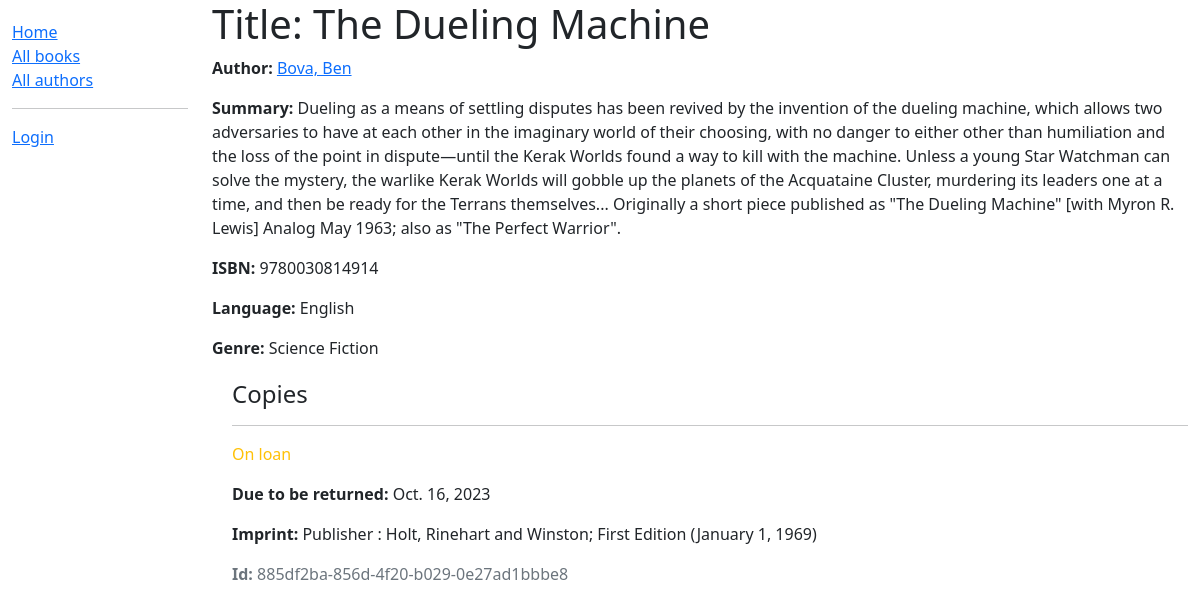
/catalog/book/2, run on an earlier commit of the app's database.
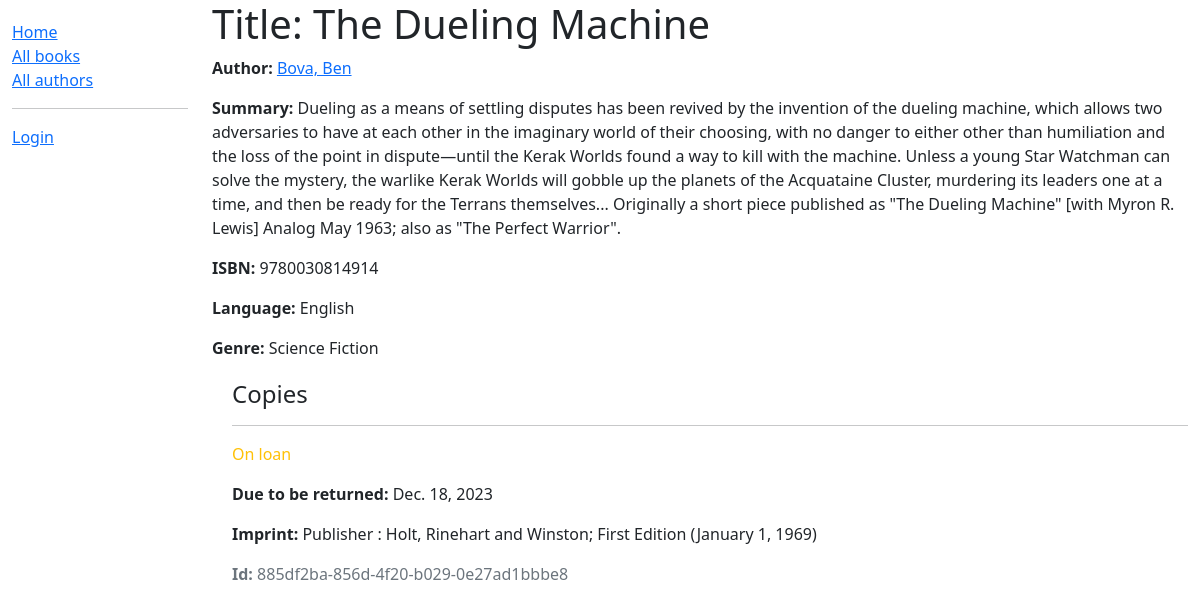
And on a later commit of the database.
### catalog/models.py (models this page shows, shortened)
class BookInstance(models.Model):
    id = models.UUIDField(primary_key=True, default=uuid.uuid4, help_text='Unique ID for this particular book across whole library')
    book = models.ForeignKey('Book', on_delete=models.RESTRICT, null=True)
    imprint = models.CharField(max_length=200)
    due_back = models.DateField(null=True, blank=True)
    borrower = models.ForeignKey(User, on_delete=models.SET_NULL, null=True, blank=True)
    LOAN_STATUS = (
        ('m', 'Maintenance'),
        ('o', 'On loan'),
        ('a', 'Available'),
        ('r', 'Reserved'),
    )
    status = models.CharField(
        max_length=1,
        choices=LOAN_STATUS,
        blank=True,
        default='m',
        help_text='Book availability',
    )
    class Meta:
        ordering = ['due_back']
        permissions = (("can_mark_returned", "Set book as returned"),)

### catalog/views.py (the view, shortened to what this page needs)
# urls.py: re_path(r'^book/(?P<pk>\d+)$', views.BookDetailView.as_view(), name='book-detail'),
class BookDetailView(generic.DetailView):
    model = Book
    paginate_by = 10

### catalog/models.py (called while the page is built)
    def __str__(self):
        return self.name

    def __str__(self):
        return f'{self.last_name}, {self.first_name}'

### catalog/templates/catalog/book_detail.html
{% extends "catalog/base_generic.html" %}
{% block content %}
    <h1>Title: {{ book.title }}</h1>
    <p><strong>Author:</strong> <a href="{% url 'author-detail' book.author.pk %}">{{ book.author }}</a></p>
    <p><strong>Summary:</strong> {{ book.summary }}</p>
    <p><strong>ISBN:</strong> {{ book.isbn }}</p>
    <p><strong>Language:</strong>
        {% for language in book.languages.all %}
            {{ language.name }}{% if not forloop.last %}, {% endif %}
        {% endfor %}
    </p>
    <p><strong>Genre:</strong> {{ book.genre.all|join:", " }}</p>
    <div style="margin-left:20px;margin-top:20px">
        <h4>Copies</h4>
        {% for copy in book.bookinstance_set.all %}
            <hr/>
            <p
                    class="{% if copy.status == 'a' %}text-success{% elif copy.status == 'm' %}text-danger{% else %}text-warning{% endif %}">
                {{ copy.get_status_display }}
            </p>
            {% if copy.status != 'a' %}
                <p><strong>Due to be returned:</strong> {{ copy.due_back }}</p>
            {% endif %}
            <p><strong>Imprint:</strong> {{ copy.imprint }}</p>
            <p class="text-muted"><strong>Id:</strong> {{ copy.id }}</p>
        {% endfor %}
    </div>
{% endblock %}

What changed in the data, as far as the page shows it:
changed BookInstance "On loan": due_back "Oct. 16, 2023" → "Dec. 18, 2023"
